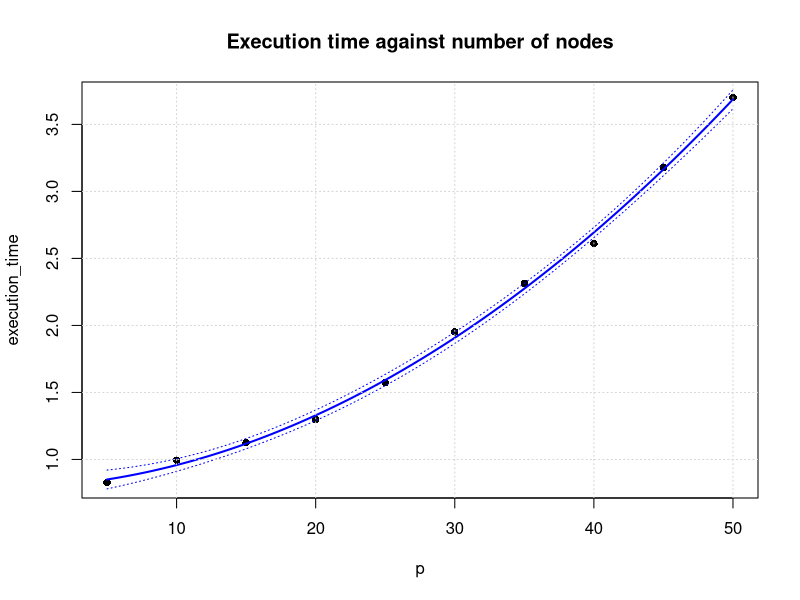

This figure's R source:
p = c(5,10,15,20,25,30,35,40,45,50)

execution_time = c(49.63541/60,59.66805/60,1.126382,1.29735,1.573691,1.951381,2.314018,2.611061,3.177836,3.701382)


degree = 2
model_poly <- lm(execution_time ~ poly(p, degree = degree))

x_grid = seq(range(p)[1], range(p)[2], length.out = 100)
newdata = data.frame('p' = x_grid)
preds = predict(model_poly, newdata = newdata, se = T)
se.bands = cbind(preds$fit + 2 * preds$se.fit, preds$fit - 2 * preds$se.fit)
plot(p, execution_time, xlim = range(p), cex = 1, col = "black", main = "Execution time against number of nodes", pch=16)
lines(x_grid, preds$fit, lwd = 2, col = "blue")
matlines(x_grid, se.bands, lwd = 1, col = "blue", lty = 3)
grid()


